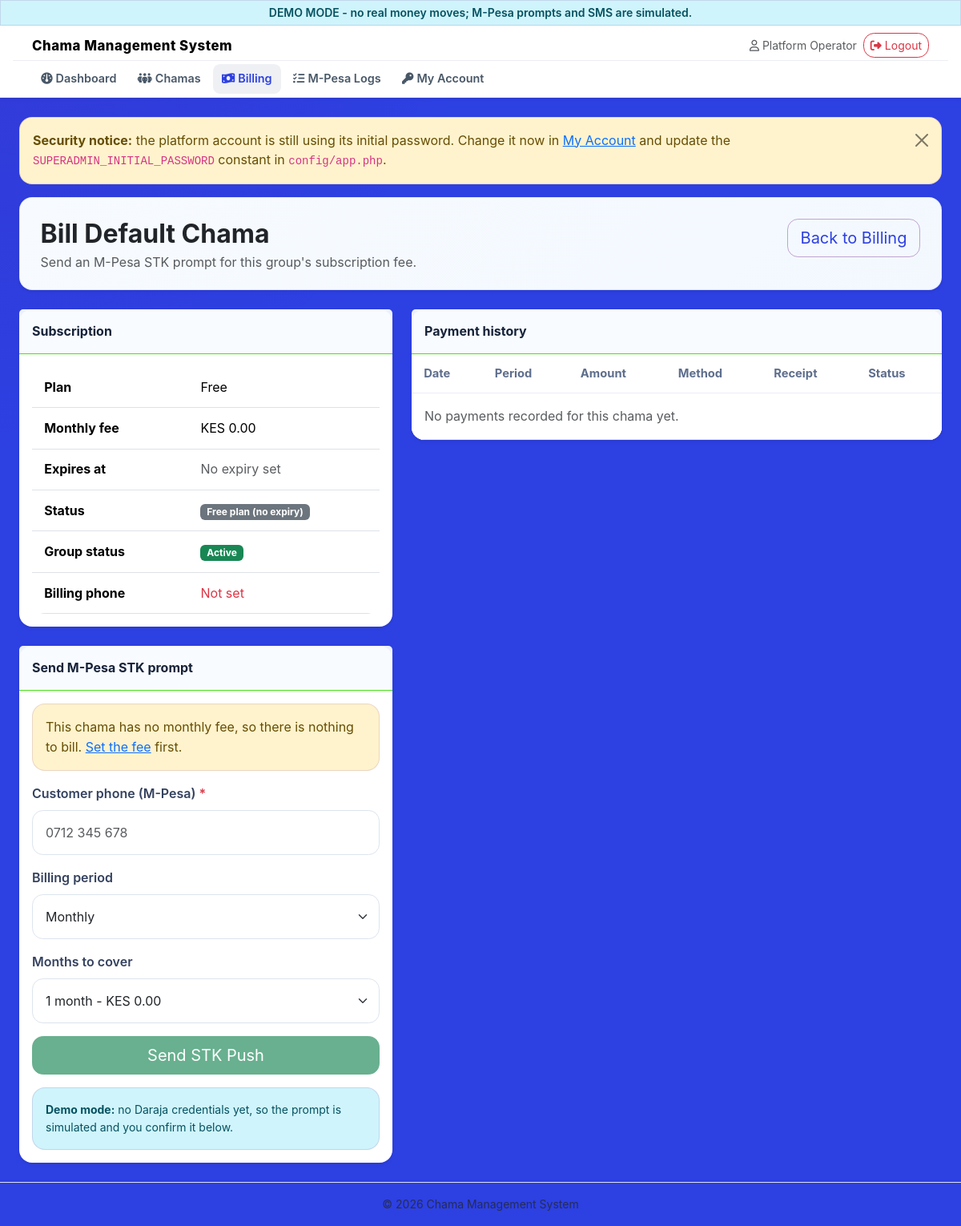
The page /billing/pay.php?chama_id=1 (signed in) on the database its author committed.
### tables this page shows
CREATE TABLE chamas (
    id INT UNSIGNED NOT NULL AUTO_INCREMENT,
    name VARCHAR(150) NOT NULL,
    slug VARCHAR(180) NOT NULL,
    phone VARCHAR(30) NOT NULL DEFAULT '',
    billing_phone VARCHAR(30) NOT NULL DEFAULT '' COMMENT 'M-Pesa number billed for the subscription',
    email VARCHAR(150) NOT NULL DEFAULT '',
    plan ENUM('free','pro') NOT NULL DEFAULT 'free',
    monthly_fee DECIMAL(10,2) NOT NULL DEFAULT 0 COMMENT 'what the CHAMA pays the platform',
    monthly_dues DECIMAL(10,2) NOT NULL DEFAULT 0 COMMENT 'what each MEMBER pays the chama per month',
    sms_enabled TINYINT(1) NOT NULL DEFAULT 0 COMMENT 'monthly dues reminders on/off',
    sms_receipts TINYINT(1) NOT NULL DEFAULT 1 COMMENT 'send confirmation SMS when money lands',
    sms_reminder_day TINYINT UNSIGNED NOT NULL DEFAULT 5 COMMENT 'day of month for the reminder, 1-28',
    sms_last_reminder DATE NULL COMMENT 'last day a reminder batch was sent',
    pay_shortcode VARCHAR(20) NOT NULL DEFAULT '' COMMENT 'group OWN Paybill/Till for member money',
    pay_passkey VARCHAR(120) NOT NULL DEFAULT '' COMMENT 'Daraja passkey for the group shortcode',
    pay_verified TINYINT(1) NOT NULL DEFAULT 0 COMMENT 'operator confirmed route ownership',
    pay_verified_at DATETIME NULL,
    sms_balance INT NOT NULL DEFAULT 0 COMMENT 'prepaid SMS units',
    is_pilot TINYINT(1) NOT NULL DEFAULT 0 COMMENT 'on a free trial window',
    tier VARCHAR(20) NOT NULL DEFAULT 'standard' COMMENT 'pricing tier key',
    setup_fee DECIMAL(10,2) NOT NULL DEFAULT 0 COMMENT 'one-off onboarding fee quoted',
    setup_fee_paid TINYINT(1) NOT NULL DEFAULT 0,
    plan_expires_at DATE NULL COMMENT 'NULL = never expires',
    status ENUM('active','suspended') NOT NULL DEFAULT 'active',
    suspension_reason VARCHAR(30) NOT NULL DEFAULT '' COMMENT 'nonpayment | manual | empty',
    started_at DATE NULL,
    notes VARCHAR(255) NOT NULL DEFAULT '',
    created_at TIMESTAMP NOT NULL DEFAULT CURRENT_TIMESTAMP,
    PRIMARY KEY (id),
    UNIQUE KEY uq_chamas_slug (slug)
);

### config/app.php (called while the page is built, shortened)
<?php
function url(string $path = ''): string
{
    return BASE_URL . '/' . ltrim($path, '/');
}
function money($amount): string
{
    return 'KES ' . number_format((float)$amount, 2);
}
function e($value): string
{
    return htmlspecialchars((string)$value, ENT_QUOTES, 'UTF-8');
}

### config/mpesa.php (called while the page is built, shortened)
<?php
function mpesa_is_configured(): bool
{
    return MPESA_CONSUMER_KEY !== '' && MPESA_CONSUMER_SECRET !== ''
        && MPESA_SHORTCODE !== '' && MPESA_PASSKEY !== '';
}
function mpesa_is_simulation(): bool
{
    return defined('MPESA_SIMULATE') ? (bool)MPESA_SIMULATE : !mpesa_is_configured();
}

### billing/pay.php (the view, shortened to what this page needs)
<?php
require_once __DIR__ . '/../includes/header.php';
$chamaId = (int)($_GET['chama_id'] ?? ($_POST['chama_id'] ?? 0));
$stmt = $pdo->prepare('SELECT * FROM chamas WHERE id = ? LIMIT 1');
$stmt->execute([$chamaId]);
$chama = $stmt->fetch();
$status = subscription_status($chama);
$billingPhone = chama_billing_phone($chama);
$monthlyFee = (float)$chama['monthly_fee'];
$simulating = mpesa_is_simulation();
$history = $pdo->prepare('SELECT * FROM subscription_payments WHERE chama_id = ? ORDER BY id DESC LIMIT 15');
$history->execute([$chamaId]);
$payments = $history->fetchAll();
?>
<div class="card hero-card shadow-sm mb-4">
    <div class="card-body d-flex flex-column flex-md-row justify-content-between align-items-start gap-3">
        <div>
            <h2 class="fw-bold mb-1">Bill <?= e($chama['name']) ?></h2>
            <div class="text-muted">Send an M-Pesa STK prompt for this group's subscription fee.</div>
        </div>
        <a href="<?= url('billing/index.php') ?>" class="btn btn-outline-primary btn-lg">Back to Billing</a>
    </div>
</div>
<div class="row g-4">
    <div class="col-lg-5">
        <div class="card shadow-sm mb-4">
            <div class="card-header">Subscription</div>
            <div class="card-body">
                <table class="table table-sm mb-0">
                    <tbody>
                        <tr><th style="width:45%">Plan</th><td><?= e(ucfirst($chama['plan'])) ?></td></tr>
                        <tr><th>Monthly fee</th><td><?= money($monthlyFee) ?></td></tr>
                        <tr><th>Expires at</th><td><?= $status['expires_at'] ? '<strong>' . e(date('d M Y', strtotime((string)$status['expires_at']))) . '</strong>' : '<span class="text-muted">No expiry set</span>' ?></td></tr>
                        <tr><th>Status</th><td><?= subscription_badge($chama) ?></td></tr>
                        <tr><th>Group status</th><td><span class="badge bg-<?= $chama['status'] === 'active' ? 'success' : 'danger' ?>"><?= e(ucfirst($chama['status'])) ?></span></td></tr>
                        <tr><th>Billing phone</th><td><?= $billingPhone ? e($billingPhone) : '<span class="text-danger">Not set</span>' ?></td></tr>
                    </tbody>
                </table>
            </div>
        </div>
        <div class="card shadow-sm">
            <div class="card-header">Send M-Pesa STK prompt</div>
            <div class="card-body">
                <?php if ($monthlyFee < 1): ?>
                    <div class="alert alert-warning mb-3">This chama has no monthly fee, so there is nothing to bill.
                        <a href="<?= url('chamas/edit.php?id=' . $chamaId) ?>">Set the fee</a> first.</div>
                <?php endif; ?>
                <form method="post" class="row g-3">
                    <div class="col-12">
                        <label class="form-label required">Customer phone (M-Pesa)</label>
                        <input class="form-control" name="phone" value="<?= e($billingPhone) ?>" placeholder="0712 345 678" required>
                    </div>
                    <div class="col-12">
                        <label class="form-label">Billing period</label>
                        <select class="form-select" name="period" id="periodSel">
                            <option value="monthly" selected>Monthly</option>
                        </select>
                    </div>
                    <div class="col-12">
                        <label class="form-label">Months to cover</label>
                        <select class="form-select" name="months">
                            <?php for ($m = 1; $m <= 12; $m++): ?>
                                <option value="<?= $m ?>" <?= $m === 1 ? 'selected' : '' ?>><?= $m ?> month<?= $m > 1 ? 's' : '' ?> - <?= money($monthlyFee * $m) ?></option>
                            <?php endfor; ?>
                        </select>
                    </div>
                    <div class="col-12 d-grid">
                        <button class="btn btn-success btn-lg" <?= $monthlyFee < 1 ? 'disabled' : '' ?>>Send STK Push</button>
                    </div>
                </form>
                <?php if ($simulating): ?>
                <div class="alert alert-info small mt-3 mb-0"><strong>Demo mode:</strong> no Daraja credentials yet, so the prompt is simulated and you confirm it below.</div>
                <?php endif; ?>
            </div>
        </div>
    </div>
    <div class="col-lg-7">
        <div class="card shadow-sm">
            <div class="card-header">Payment history</div>
            <div class="card-body table-responsive p-0">
                <table class="table table-hover align-middle mb-0">
                    <thead><tr><th>Date</th><th>Period</th><th>Amount</th><th>Method</th><th>Receipt</th><th>Status</th></tr></thead>
                    <tbody>
                    <?php if (!$payments): ?>
                        <tr><td colspan="6" class="text-muted p-3">No payments recorded for this chama yet.</td></tr>
                    <?php endif; ?>
                    </tbody>
                </table>
            </div>
        </div>
    </div>
</div>

### assets/css/style.css (style rules this page uses)
:root { --bg: #eef4fb; --surface: #ffffff; --surface-alt: #f8fbff; --border: #47e018; --text: #172339; --muted: #c9274f; --primary: #2d40e2; --primary-rgb: 95, 7, 117; --primary-alt: #f86611; --primary-soft: #6563dd; --success: #1c9b5c; --warning: #f08c18; --danger: #db3847; --hero-kicker: #44ff1f; --hero-accent: #ffe08a; --hero-main: #44ff1f; --hero-subtitle: #d7e2ff; --bs-primary: var(--primary); --bs-primary-rgb: var(--primary-rgb); }
body { background: radial-gradient(circle at top left, rgba(var(--primary-rgb), 0.10), transparent 30%), linear-gradient(180deg, var(--primary) 0%, var(--primary) 100%) !important; color: var(--text); font-family: 'Inter', system-ui, -apple-system, BlinkMacSystemFont, 'Segoe UI', sans-serif; line-height: 1.55; min-height: 100vh; }
.card { border: 0; border-radius: 1rem; box-shadow: 0 18px 30px rgba(24, 83, 152, 0.06); }
.card-header { background: rgba(248, 251, 255, 0.95); border-bottom: 1px solid var(--border); font-weight: 700; color: var(--text); padding: 0.95rem 1rem; }
.hero-card { background: linear-gradient(135deg, #f7fbff 0%, #f3f8ff 100%); border: 1px solid rgba(62, 105, 255, 0.12); }
.hero-card .card-body { padding: 1.6rem 1.6rem 1.3rem; }
.card-body { padding: 1rem 1rem; }
.table { background: var(--surface); border-radius: 1rem; overflow: hidden; }
.table th, .table td { vertical-align: middle; padding: 0.8rem 0.95rem; }
.table thead th { color: #5e6e8d; border-bottom: 1px solid #e9eef6; font-size: 0.92rem; }
.table tbody tr { transition: background-color 0.2s ease; }
.badge { font-weight: 700; text-transform: none; }
.form-label { font-weight: 600; color: #34415f; }
input.form-control, textarea.form-control, select.form-select { border-radius: 0.85rem; border: 1px solid #dce4ee; min-height: 44px; padding: 0.95rem 1rem; transition: border-color 0.2s ease, box-shadow 0.2s ease; }
.btn { border-radius: 0.85rem; transition: transform 0.15s ease, box-shadow 0.15s ease, background-color 0.15s ease; }
.btn-outline-primary { --bs-btn-color: var(--primary); --bs-btn-border-color: rgba(var(--primary-rgb), 0.35); --bs-btn-hover-bg: var(--primary); --bs-btn-hover-border-color: var(--primary); --bs-btn-active-bg: var(--primary); --bs-btn-active-border-color: var(--primary); border-color: rgba(var(--primary-rgb), 0.35); color: var(--primary); }
.alert { border-radius: 1rem; border: 1px solid rgba(var(--primary-rgb), 0.12); }
.required::after { content: " *"; color: var(--danger); }
main .card, main .container-fluid, main .row > [class*="col-"] { min-width: 0; }

### rows shown on the page
chamas: name "Default Chama", plan "Free", monthly_fee "KES 0.00", status "Active"

### other values the page prints
$brandName "Chama Management System"
$user['name'] "Platform Operator"
$s['label'] . $expiry "Free plan (no expiry)"
APP_NAME "Chama Management System"
form field months "1 month - KES 0.00"
